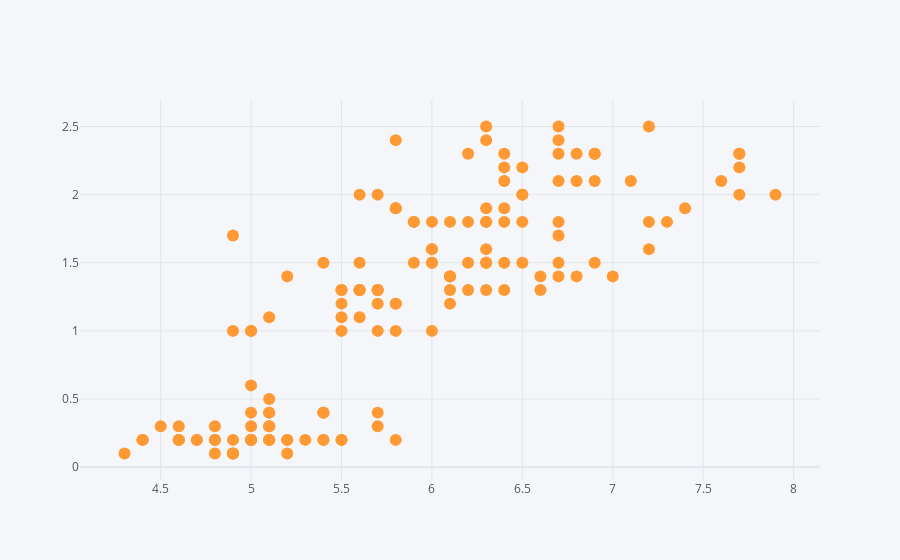

Source (notebook cell):
### Code cell
df.iplot(x='SepalLengthCm', y='PetalWidthCm', mode='markers')

### Figure 1 — Plotly figure (JSON) as saved in the notebook; plotly's stock layout.template omitted (floating-point values rounded to 4 significant figures; data arrays with more than 128 entries replaced by an {"elided": "..."} marker saying what was removed)
{"data": [{"line": {"color": "rgba(255, 153, 51, 1.0)", "dash": "solid", "shape": "linear", "width": 1.3}, "marker": {"size": 12, "symbol": "circle"}, "mode": "markers", "name": "PetalWidthCm", "text": "", "type": "scatter", "x": {"elided": "150 float values"}, "y": {"elided": "150 float values"}}], "layout": {"legend": {"bgcolor": "#F5F6F9", "font": {"color": "#4D5663"}}, "paper_bgcolor": "#F5F6F9", "plot_bgcolor": "#F5F6F9", "title": {"font": {"color": "#4D5663"}}, "xaxis": {"gridcolor": "#E1E5ED", "showgrid": true, "tickfont": {"color": "#4D5663"}, "title": {"font": {"color": "#4D5663"}, "text": ""}, "zerolinecolor": "#E1E5ED"}, "yaxis": {"gridcolor": "#E1E5ED", "showgrid": true, "tickfont": {"color": "#4D5663"}, "title": {"font": {"color": "#4D5663"}, "text": ""}, "zerolinecolor": "#E1E5ED"}}}
